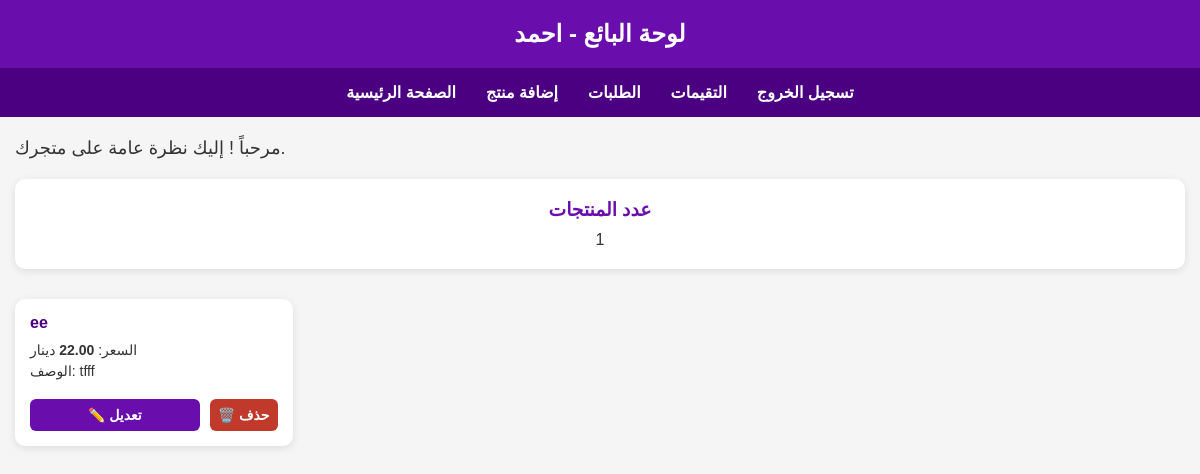
The page /vendor_dashboard/ (signed in) on the database its author committed.
### Account/models.py (models this page shows, shortened)
class Vendor(models.Model):
    VENDOR_TYPES = (
        ('gym', 'Gym'),
        ('trainer', 'Personal Trainer'),
        ('sportswear', 'Sportswear Shop'),
        ('supplements', 'Supplement Store'),
        ('equipment', 'Fitness Equipment Vendor'),
    )
    user = models.OneToOneField(CustomUser, on_delete=models.CASCADE)
    business_name = models.CharField(max_length=255)
    vendor_type = models.CharField(max_length=20, choices=VENDOR_TYPES)
    logo = models.ImageField(upload_to='media', default='default.png')
    is_active = models.BooleanField(default=True)
    is_subscription_active = models.BooleanField(default=False)
    subscription_fee = models.DecimalField(max_digits=10, decimal_places=2, null=True, blank=True)
    commission_rate = models.DecimalField(max_digits=5, decimal_places=2, null=True, blank=True)

class CustomUser(AbstractUser):
    USER_TYPE_CHOICES = (
        ('vendor', 'Vendor'),
        ('customer', 'Customer'),
    )
    user_type = models.CharField(max_length=10, choices=USER_TYPE_CHOICES, default='customer')

### Vendor/models.py (models this page shows, shortened)
class Product(models.Model):
    vendor = models.ForeignKey(Vendor, on_delete=models.CASCADE, related_name='products')
    name = models.CharField(max_length=255)
    description = models.TextField()
    price = models.DecimalField(max_digits=10, decimal_places=2)
    image = models.ImageField(upload_to='products/', null=True, blank=True)
    PRODUCT_CATEGORIES = (
        ('sportswear', 'Sportswear'),
        ('supplements', 'Supplements'),
        ('equipment', 'Fitness Equipment'),
        ('membership', 'Gym Membership'),
        ('training', 'Personal Training Session'),
    )
    category = models.CharField(max_length=20, choices=PRODUCT_CATEGORIES)

### Vendor/views.py (the view)
# urls.py: path('vendor_dashboard/',vendor_dashboard,name='vendor_dashboard'),
@login_required(login_url='/account/user_login/')
def vendor_dashboard(request):
    try:
        vendor = request.user.vendor
        if not vendor.is_active:
            return render(request, 'dashboard/pending_approval.html')
        products = Product.objects.filter(vendor=vendor)
        context = {
            'vendor': vendor,
            'products': products,
        }
        return render(request, 'dashboard/vendor_dashboard.html', context)
    except Vendor.DoesNotExist:
        return redirect('Vendor:vendor')

### templates/dashboard/vendor_dashboard.html (shortened to what this page needs)
<!DOCTYPE html>
<html lang="ar">
<head>
</head>
<body>
    <header>
        <h1>لوحة البائع - {{ vendor.user.username }}</h1>
    </header>
    <nav>
        <a href="#">الصفحة الرئيسية</a>
        <a href="{% url 'Vendor:add_product_view' %}">إضافة منتج</a>
        <a href="{% url 'Order:vendor_orders' %}">الطلبات</a>
        <a href="{% url 'Vendor:vendor_review' vendor.id %}">التقيمات</a>
        <a href="#">تسجيل الخروج</a>
    </nav>
    <div class="container">
        <div class="welcome">
            مرحباً <strong>{{ vendor.user.first_name }}</strong>! إليك نظرة عامة على متجرك.
        </div>
        <div class="stats">
            <div class="stat-card">
                <h3>عدد المنتجات</h3>
                <p>{{ products.count }}</p>
            </div>
        </div>
        <div class="products">
            {% for product in products %}
            <div class="product-card">
                <div>
                    <h4>{{ product.name }}</h4>
                    <p>السعر: <span>{{ product.price }}</span> دينار</p>
                    <p>الوصف: {{ product.description|default:"لا يوجد وصف" }}</p>
                </div>
                <div class="actions">
                    <a href="{% url 'Vendor:edit_product_view' product.pk %}">✏️ تعديل</a>
                    <form action="{% url 'Vendor:delete_product_view' product.pk %}" method="POST">
                        <button type="submit">🗑️ حذف</button>
                    </form>
                </div>
            </div>
            {% empty %}
            <p>لا توجد منتجات حالياً.</p>
            {% endfor %}
        </div>
    </div>
</body>
</html>

### templates/dashboard/vendor_dashboard.html (style rules this page uses)
* { box-sizing: border-box; margin: 0; padding: 0; font-family: Arial, sans-serif; }
body { background-color: #f5f5f5; color: #333; }
header { background-color: #6a0dad; color: white; padding: 20px; text-align: center; }
header h1 { font-size: 24px; }
nav { background-color: #4b0082; padding: 10px; display: flex; justify-content: center; flex-wrap: wrap; }
nav a { color: white; text-decoration: none; margin: 5px 15px; font-weight: bold; }
.container { max-width: 1200px; margin: 20px auto; padding: 0 15px; }
.welcome { margin-bottom: 20px; font-size: 18px; }
.stats { display: flex; flex-wrap: wrap; gap: 20px; margin-bottom: 30px; }
.stat-card { background-color: white; padding: 20px; border-radius: 10px; flex: 1 1 200px; box-shadow: 0 2px 8px rgba(0,0,0,0.1); text-align: center; }
.stat-card h3 { margin-bottom: 10px; color: #6a0dad; }
.products { display: grid; grid-template-columns: repeat(auto-fill, minmax(250px, 1fr)); gap: 20px; }
.product-card { background-color: white; border-radius: 10px; padding: 15px; box-shadow: 0 2px 8px rgba(0,0,0,0.1); display: flex; flex-direction: column; justify-content: space-between; }
.product-card h4 { margin-bottom: 10px; color: #4b0082; }
.product-card p { margin-bottom: 5px; font-size: 14px; }
.product-card span { font-weight: bold; }
.actions { margin-top: 15px; display: flex; gap: 10px; }
.actions a, .actions form button { flex: 1; padding: 8px; border: none; border-radius: 6px; cursor: pointer; text-align: center; font-size: 14px; font-weight: bold; text-decoration: none; color: white; transition: 0.3s; }
.actions a { background-color: #6a0dad; }
.actions form button { background-color: #c0392b; }

### rows shown on the page
Vendor: user.username "احمد"
Product: name "ee", price "22.00", description "tfff"

### other values the page prints
{{ products.count }} "1"
